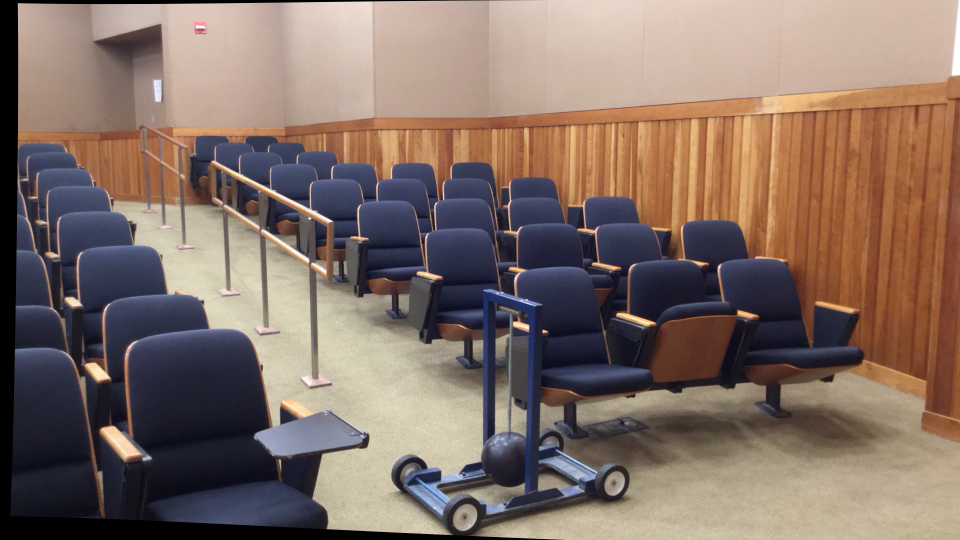
#> input picture App_OK/Middlebury/Left_Pendulum.png, 1920 x 1080 px (shown at 1/2 size)
$ python textura.py
#> lines starting #> are read from the running program, lines starting #| are printed output that depends on the picture; pictures that were not available may be replaced by others from this repository, and a replacement may not be noted
import cv2
import numpy as np
import matplotlib.pyplot as plt
import os

def run_middlebury_stereo_matching(left_img_path, right_img_path):
    # Obține calea directorului pentru salvare
#> called with left_img_path = 'App_OK/Middlebury/Left_Pendulum.png', right_img_path = 'App_OK/Middlebury/Right_Pendulum.png'
    save_directory = os.path.dirname(os.path.abspath(__file__))
    print("Aici")
    # Încarcă imaginile stânga și dreapta
    imgL = cv2.imread(left_img_path)
#> imgL is the input picture: shape (1080, 1920, 3); mean B, G, R 101.6, 110.9, 130
    imgR = cv2.imread(right_img_path)
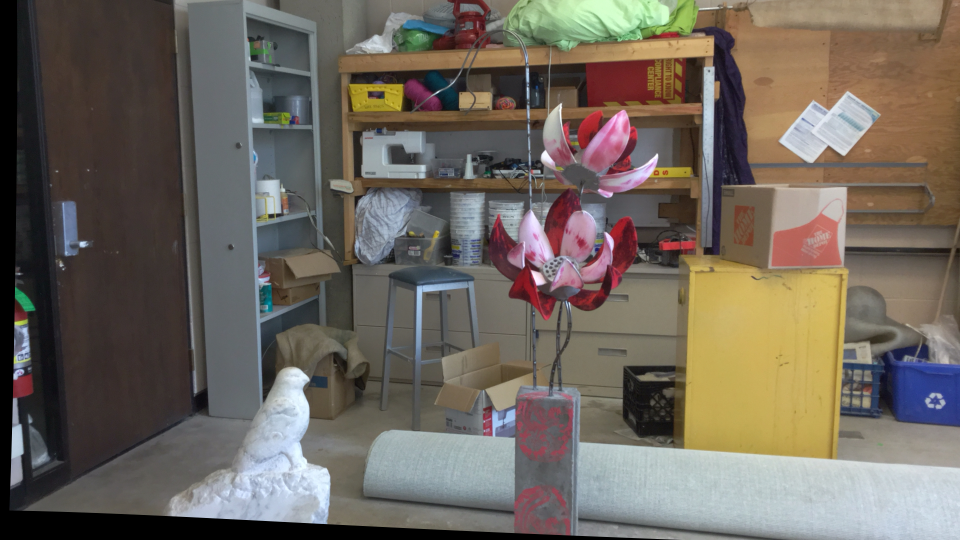
#> input picture App_OK/Middlebury/Left.png, 1920 x 1080 px, given in place of Right_Pendulum.png, which was not available (shown at 1/2 size)
#> imgR is the input picture: shape (1080, 1920, 3); mean B, G, R 93.4, 102.6, 110.2

    # Convertim la grayscale (obligatoriu pentru stereo matching)
    grayL = cv2.cvtColor(imgL, cv2.COLOR_BGR2GRAY)
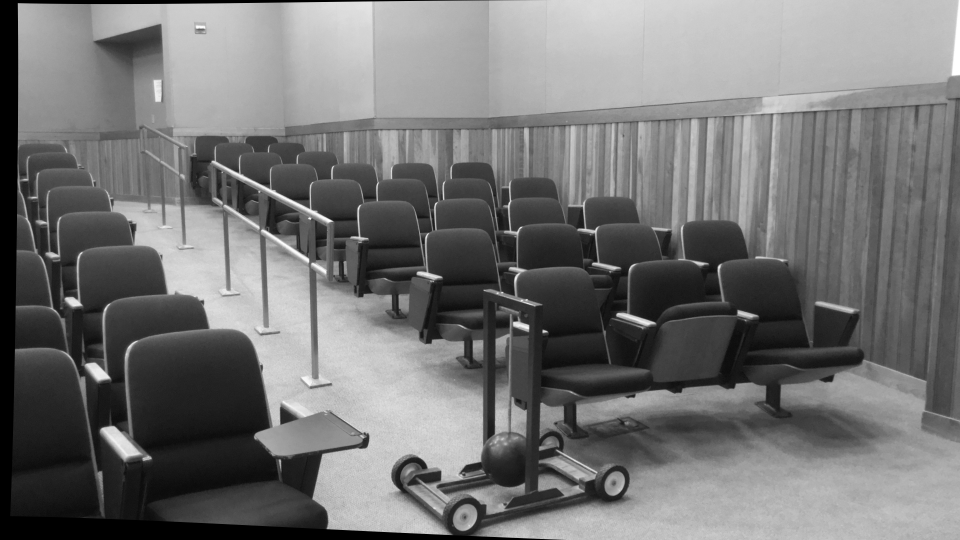
#> grayL: shape (1080, 1920) (shown at 1/2 size); min 0, max 255, mean 115.6
    grayR = cv2.cvtColor(imgR, cv2.COLOR_BGR2GRAY)
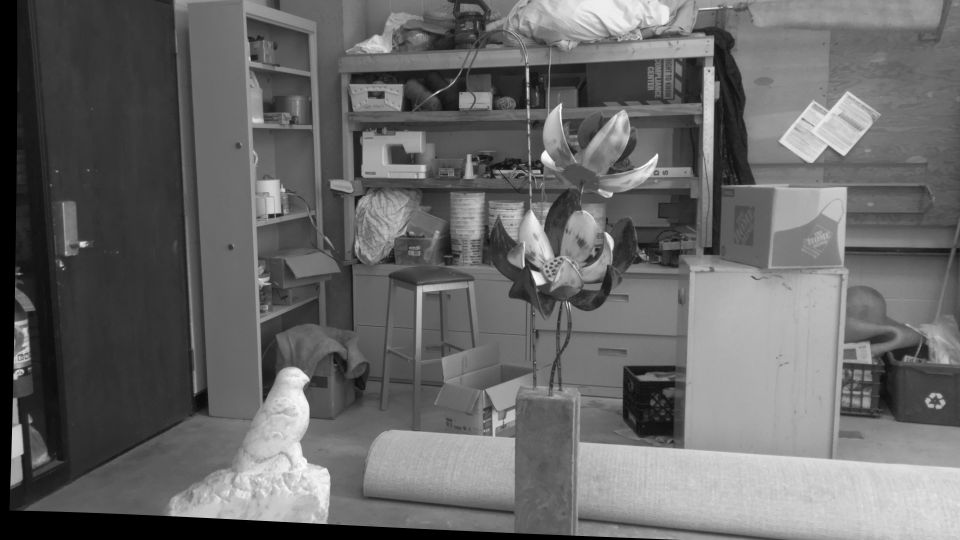
#> grayR: shape (1080, 1920) (shown at 1/2 size); min 0, max 255, mean 103.9

    # Creează obiectul StereoSGBM
    window_size = 5
    min_disp = 0
    num_disp = 128  # Trebuie să fie multiplu de 16

    stereo = cv2.StereoSGBM_create(
        minDisparity=min_disp,
        numDisparities=num_disp,
        blockSize=9,
        P1=8 * 3 * window_size ** 2,
        P2=32 * 3 * window_size ** 2,
        disp12MaxDiff=1,
        uniquenessRatio=10,
        speckleWindowSize=100,
        speckleRange=32
    )

    # Calculează harta de disparitate
    print("🔄 Calculăm harta de disparitate...")
    disparity = stereo.compute(grayL, grayR).astype(np.float32) / 16.0  # împărțit la 16 pentru scalare corectă
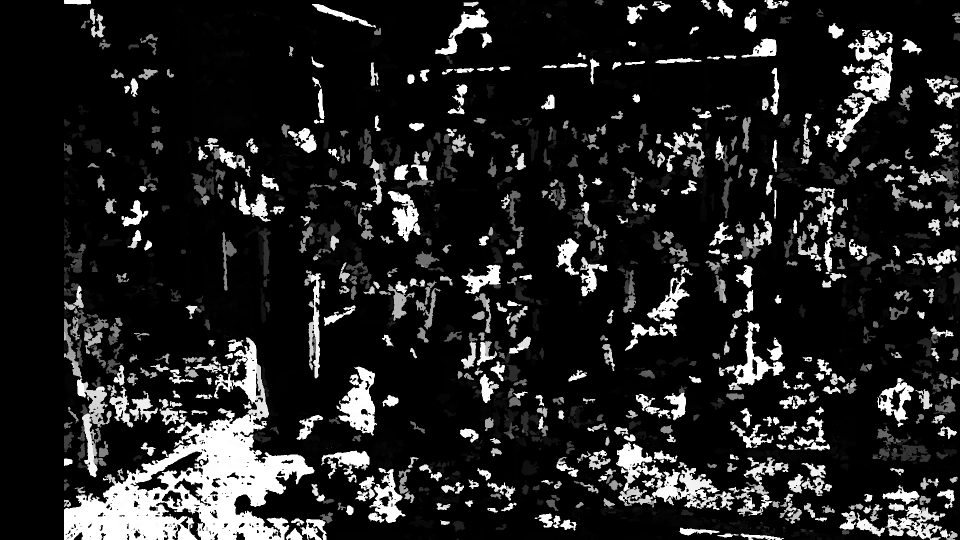
#> disparity: shape (1080, 1920) float32 (shown at 1/2 size); min -1, max 127, mean 16; drawn with min black and max white

    # Salvăm datele brute .npy
    np.save(os.path.join(save_directory, "disparity_map.npy"), disparity)

    # Normalizăm pentru vizualizare și salvare ca imagine
    disp_vis = cv2.normalize(disparity, None, alpha=0, beta=255, norm_type=cv2.NORM_MINMAX)
    disp_vis = np.uint8(disp_vis)

    # Salvăm imaginea ca PNG
    cv2.imwrite(os.path.join(save_directory, "disparity_map.png"), disp_vis)

    # Afișăm imaginea
    plt.imshow(disp_vis, cmap='magma')
    plt.title("Harta de disparitate (StereoSGBM)")
    plt.axis("off")
    plt.show()

    print("✅ Harta de disparitate a fost salvată cu succes!")


left_image_path = "App_OK/Middlebury/Left_Pendulum.png"
right_image_path = "App_OK/Middlebury/Right_Pendulum.png"
print("aici")
run_middlebury_stereo_matching(left_image_path, right_image_path)
